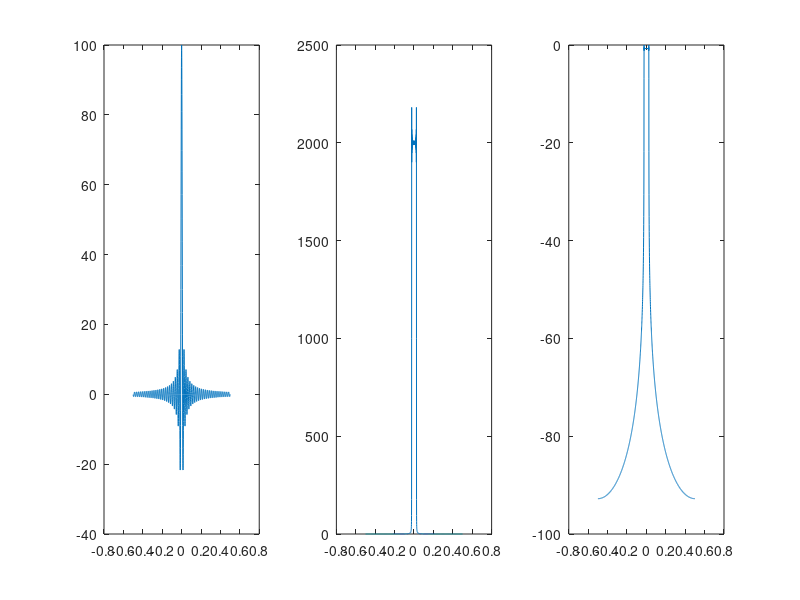
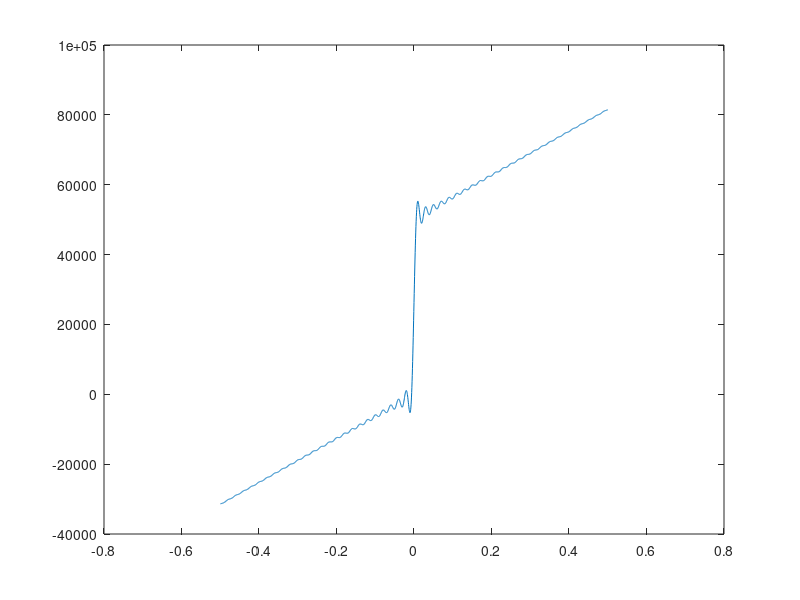
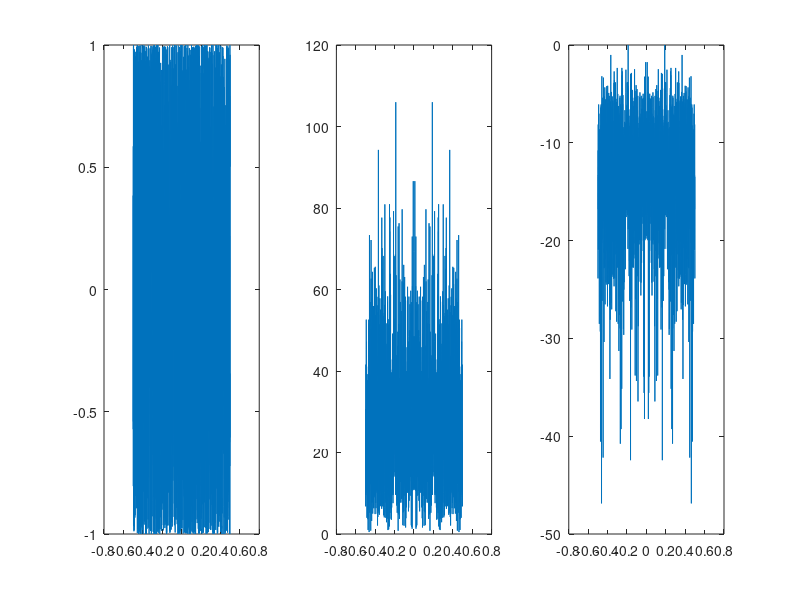

These figures' MATLAB source, in order:
%% Part 1
clear;
T=0.001;
t=-999:1000;
ts=0.0005.*t;

mt=(1/(10.*T)).*sinc(ts/(10.*T));

figure;
subplot(131);
plot(ts,mt);
n=length(t);
y=fftshift(fft(mt,n));
subplot(132);
plot(ts,(abs(y)));
subplot(133);
plot(ts,20.*log10(abs(y)/max(abs(y))));

%% Part 2
kf1=0.25;
kf2=4;
fc=10/T;
mt_int = kf2*2*pi*cumsum(mt);
fm = cos(2*fc*pi*ts + mt_int); 

figure;
plot(ts,2*fc*pi*ts + mt_int);

figure;
subplot(131);
plot(ts,fm);

fm_fs=fftshift(fft(fm,n));

subplot(132);
plot(ts,(abs(fm_fs)));
subplot(133);
plot(ts,20.*log10(abs(fm_fs)/max(abs(fm_fs))));
